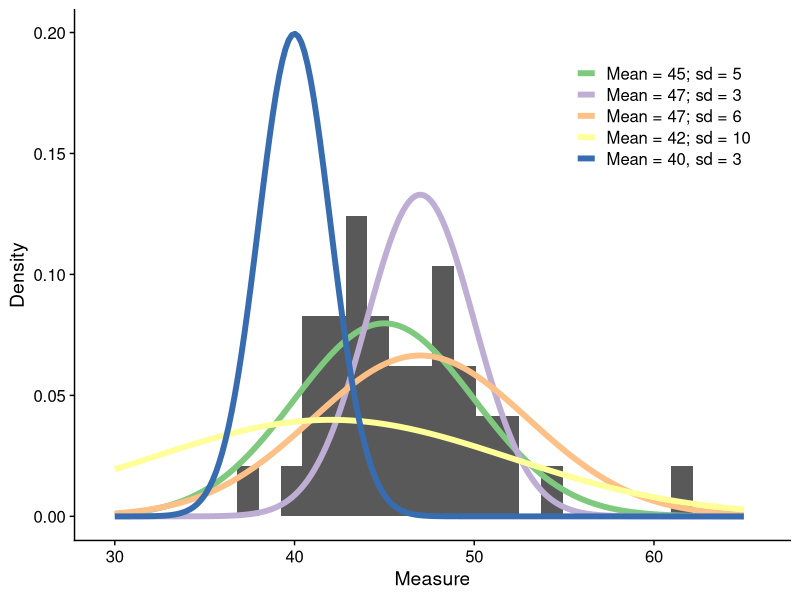

Here is the R script that generated this plot:
## ---- chunk 1
#| label: setup
#| echo: false
#| warning: false
#| message: false

library(tidyverse)
library(cowplot)
ggplot2::theme_set(theme_cowplot())
## ---- chunk 2
set.seed(34279)
D <- tibble(x = rnorm(40, 47, 5))

Probs <- tibble(
  Pred = c("Mean = 45; sd = 5",
           "Mean = 47; sd = 3",
           "Mean = 47; sd = 6",
           "Mean = 42; sd = 10",
           "Mean = 40, sd = 3"),
  Mean = c(45, 47, 47, 42, 40),
  SD = c(5, 3, 6, 10, 2)
) |> 
  mutate(Pred = fct_inorder(Pred))


Dens <- map_dfr(
  .x = 1:nrow(Probs),
  .f = function(ii, Probs){
    tibble(Label = Probs$Pred[ii],
           x = seq(30, 65, length.out = 200),
           y = dnorm(x, mean = Probs$Mean[ii], sd = Probs$SD[ii]))
  },
  Probs = Probs)

ggplot(D, aes(x)) +
  geom_histogram(aes(y = after_stat(density)), bins = 30) +
  geom_line(data = Dens,
            aes(x, y, color = Label),
            linewidth = 2) +
  scale_color_brewer(type = "qual", name = NULL) +
  labs(x = "Measure", y = "Density") +
  theme(legend.position = c(0.7, 0.8))
